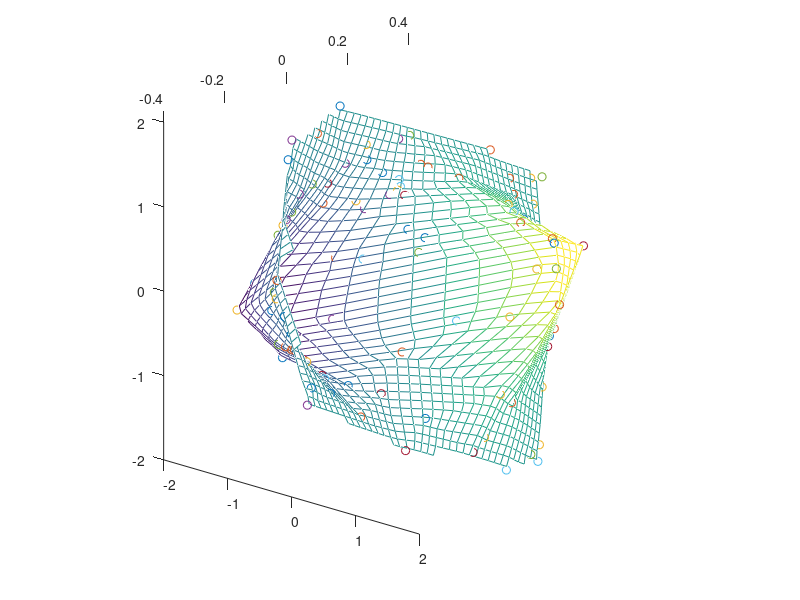

This chart was generated by the following MATLAB code:
%The following example is useful if you wish to 
%plot figures without actually displaying any graphics
%(i.e. you wish your job to produce some graphical output for you)

x=rand(10)*4-2; y=rand(10)*4-2; z=x.*exp( -x.^2-y.^2);
t=-2:0.1:2;
[xx,yy]=meshgrid(t,t);
zz=griddata(x,y,z,xx,yy);


h1=figure('Visible','off','IntegerHandle','Off');

hold on;

%Need to alter the camer position so
%hget the child property of the figure which are the axes
hax=get(h1,'Children');
set(hax,'CameraPosition',[-24 -11 5]);

mesh(xx,yy,zz);
plot3(x,y,z,'o');




%print the most recent figure to a file
print -djpeg 'test3.jpg'
hold off;

%load the image from the file
%imdata=imread('test.jpg','jpeg');

%display the imported image
%h2=figure('Visible','On);
%image(imdata);